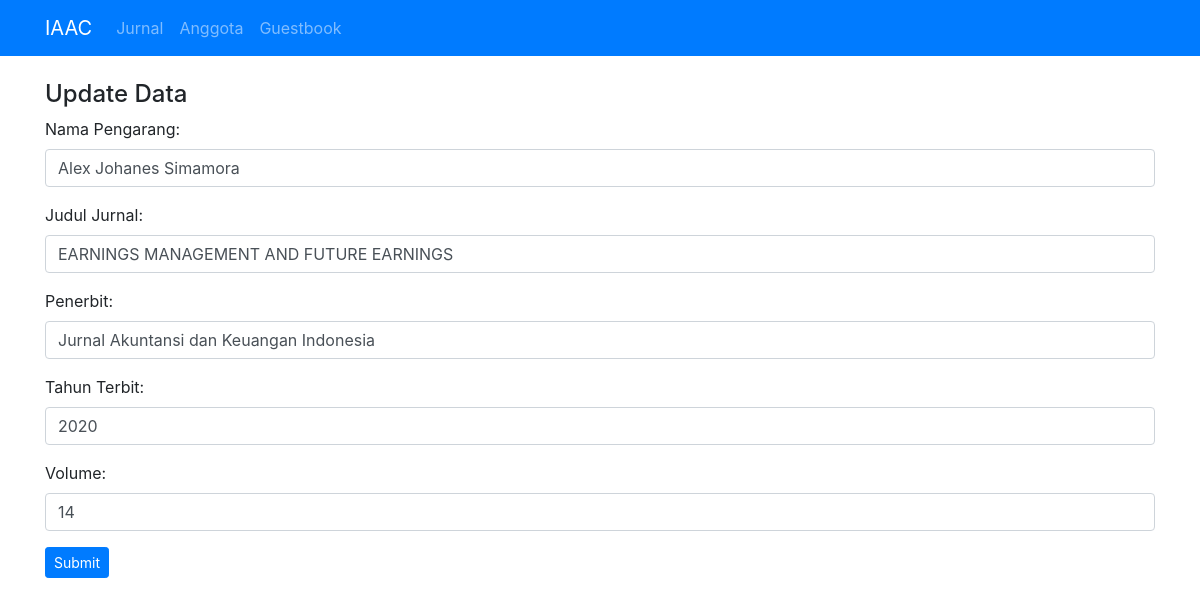
Page /pages/journal/update.php?id_jurnal=2 on the committed database.
### tables this page shows
CREATE TABLE `tb_jurnal` (
  `id_jurnal` int(11) NOT NULL,
  `nama_pengarang` varchar(32) NOT NULL,
  `judul_jurnal` text NOT NULL,
  `penerbit` varchar(64) NOT NULL,
  `tahun_terbit` year(4) NOT NULL,
  `volume` varchar(8) NOT NULL
);

### pages/journal/update.php (the view, shortened to what this page needs)
<?php include "./../../config/koneksi.php" ?>
<?php include "./../template/header.php" ?>
<div class="container">
    <?php
    function input($data) {
        $data = trim($data);
        $data = stripslashes($data);
        $data = htmlspecialchars($data);
        return $data;
    }
    if (isset($_GET['id_jurnal'])) {
        $id_jurnal=input($_GET["id_jurnal"]);
        $sql="select * from tb_jurnal where id_jurnal=$id_jurnal";
        $hasil=mysqli_query($kon,$sql);
        $data = mysqli_fetch_assoc($hasil);
    }
    ?>
    <h4>Update Data</h4>
    <form action="<?php echo $_SERVER["PHP_SELF"];?>" method="post">
        <div class="form-group">
            <label>Nama Pengarang:</label>
            <input type="text" name="nama_pengarang" value="<?= $data["nama_pengarang"]?>" class="form-control" placeholder="Nama Pengarang" required />
        </div>
        <div class="form-group">
            <label>Judul Jurnal:</label>
            <input type="text" name="judul_jurnal" value="<?= $data["judul_jurnal"]?>" class="form-control" placeholder="Judul Jurnal" required/>
        </div>
        <div class="form-group">
            <label>Penerbit:</label>
            <input type="text" name="penerbit" value="<?= $data["penerbit"]?>" class="form-control" placeholder="Penerbit" required></input>
        </div>
        <div class="form-group">
            <label>Tahun Terbit:</label>
            <input type="text" name="tahun_terbit" value="<?= $data["tahun_terbit"] ?>" class="form-control" placeholder="Tahun Terbit" required/>
        </div>
        <div class="form-group">
            <label>Volume:</label>
            <input type="text" name="volume" value="<?= $data["volume"]?>" class="form-control" placeholder="Volume" required/>
        </div>
        <button type="submit" name="submit" class="btn btn-sm btn-primary">Submit</button>
    </form>
</div>
<?php include "./../template/footer.php" ?>

### rows in the picture
tb_jurnal: nama_pengarang "Alex Johanes Simamora", judul_jurnal "EARNINGS MANAGEMENT AND FUTURE EARNINGS", penerbit "Jurnal Akuntansi dan Keuangan Indonesia", tahun_terbit "2020", volume "14"
